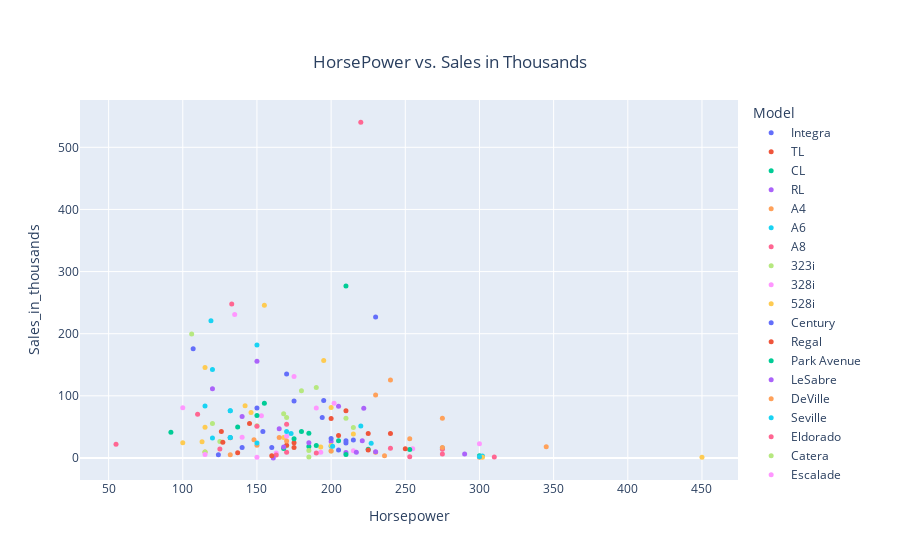

Source (notebook cell):
### Code cell
'''I wanted to know why Porsche had such a low sales margin, so I decided to see how horsepower
relates to the sale of all cars. I found out that the majority of cars bought ranged between
119 and 230 horsepower. This means that the majority of people do not really care about horsepower
when buying a car.'''

#Correlation between Horsepower and Sales

#Set the x and y, hover data: when mouse hovers over, it shows sales in thousands, Horsepower and Model
fig = px.scatter(df4, x = 'Horsepower', y = 'Sales_in_thousands', color = 'Model',
                 hover_data=['Sales_in_thousands'],title='HorsePower vs. Sales in Thousands')
fig.update_traces(marker_size=5)

#positions the title 
fig.update_layout(
    title={'y':0.9,'x':0.5,'xanchor': 'center','yanchor': 'top'})
fig.show()
